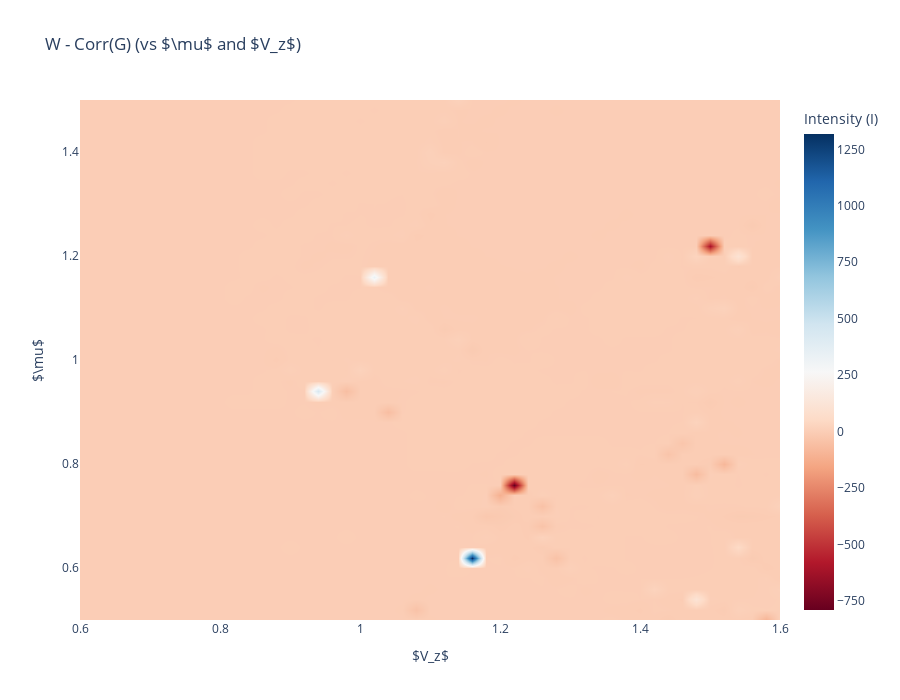

The cell this chart's notebook holds for it:
### Code cell
import numpy as np
import plotly.graph_objects as go

# Assuming params_list, I, and corrs are already defined in your environment
mu  = params_list[:, 1]  # y-axis
V_z = params_list[:, 2]  # x-axis
diff = I - corrs

# 3. Create the interactive Plotly heatmap/contour
fig = go.Figure(data=go.Contour(
    x=V_z,
    y=mu,
    z=diff,
    colorscale='RdBu',     # Matches Matplotlib's 'RdBu'
    ncontours=100,         # Smooth continuous gradient
    line_width=0,          # Removes contour lines
    contours=dict(
        coloring='heatmap',
        showlines=False
    ),
    colorbar=dict(
        title='Intensity (I)'
    )
))

# 4. Label axes and title
fig.update_layout(
    title='W - Corr(G) (vs $\mu$ and $V_z$)',
    xaxis_title='$V_z$',
    yaxis_title='$\mu$',
    width=900,
    height=700
)

fig.show()

# --- Min/Max calculation logic ---
iiidx = 4
max_pos_diff_idx = np.where(diff == diff.max())
max_pos_diff = diff[max_pos_diff_idx]   #[iiidx]
max_pos_diff_mu = mu[max_pos_diff_idx]  #[iiidx]
max_pos_diff_Vz = V_z[max_pos_diff_idx] #[iiidx]

max_neg_diff_idx = np.where(diff == diff.min())
# Left exactly as you had it (without the [iiidx] slice)
max_neg_diff = diff[max_neg_diff_idx]  
max_neg_diff_mu = mu[max_neg_diff_idx]  
max_neg_diff_Vz = V_z[max_neg_diff_idx] 

print(f"Max positive Difference: diff: {max_pos_diff}| mu: {max_pos_diff_mu}| Vz: {max_pos_diff_Vz}| Index: {max_pos_diff_idx}")
print(f"Max negative Difference: diff: {max_neg_diff}| mu: {max_neg_diff_mu}| Vz: {max_neg_diff_Vz}| Index: {max_neg_diff_idx}")

### Figure 1 — Plotly figure (JSON) as saved in the notebook; plotly's stock layout.template omitted (floating-point values rounded to 4 significant figures; data arrays with more than 128 entries replaced by an {"elided": "..."} marker saying what was removed)
{"data": [{"colorbar": {"title": {"text": "Intensity (I)"}}, "colorscale": [[0, "rgb(103,0,31)"], [0.1, "rgb(178,24,43)"], [0.2, "rgb(214,96,77)"], [0.3, "rgb(244,165,130)"], [0.4, "rgb(253,219,199)"], [0.5, "rgb(247,247,247)"], [0.6, "rgb(209,229,240)"], [0.7, "rgb(146,197,222)"], [0.8, "rgb(67,147,195)"], [0.9, "rgb(33,102,172)"], [1, "rgb(5,48,97)"]], "contours": {"coloring": "heatmap", "showlines": false}, "line": {"width": 0}, "ncontours": 100, "type": "contour", "x": {"elided": "2601 float values"}, "y": {"elided": "2601 float values"}, "z": {"elided": "2601 float values"}}], "layout": {"height": 700, "title": {"text": "W - Corr(G) (vs $\\mu$ and $V_z$)"}, "width": 900, "xaxis": {"title": {"text": "$V_z$"}}, "yaxis": {"title": {"text": "$\\mu$"}}}}
